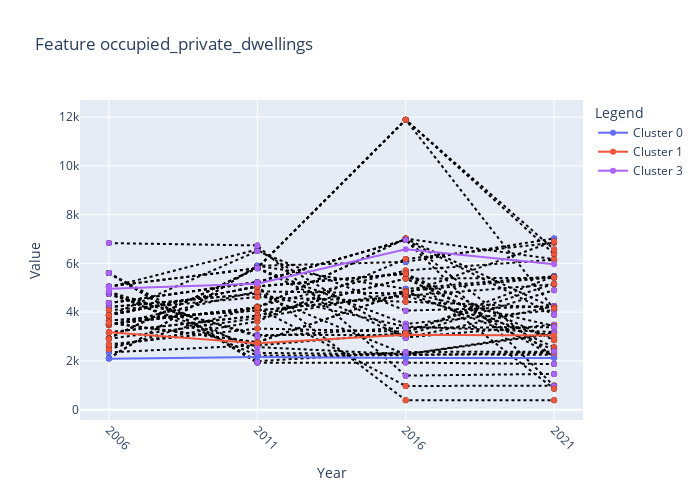
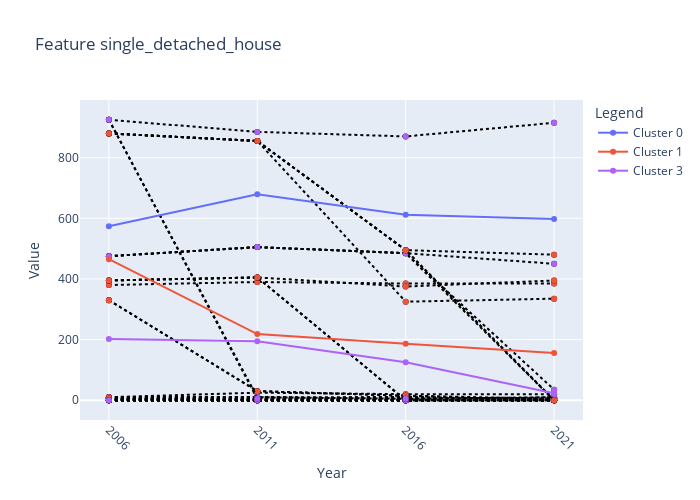
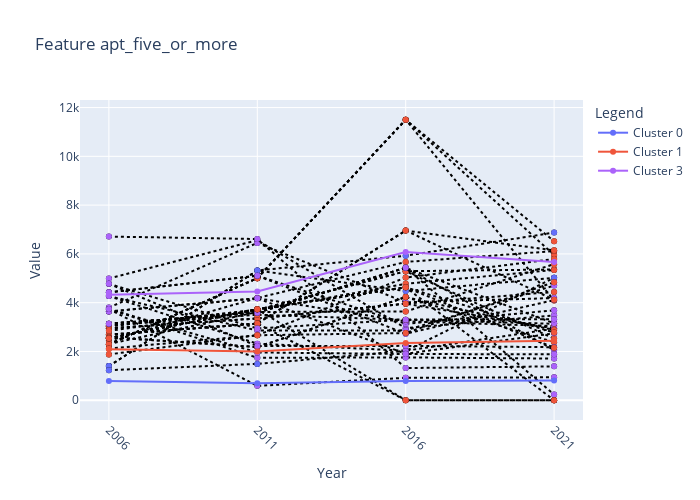

These figures' notebook cell, in order:
### Code cell
# %pip install nbformat needed if working in ipynb
# next steps:
# change testing notebook
# pass in colours to all plots so they are the same & work with colourblindness
# make other plots more customizable-- titles, x axis rotation, cluster labels, figsize
figs = pc2.plot_clusters(
    tsc=tsc,
    network_table=network_table,
    arr=arr,
    label_dict=label_dict,
    clusters_to_show=[3],
    clusters_to_exclude=[],
    hover_labels=True,
)
for fig in figs:
    fig.show()
